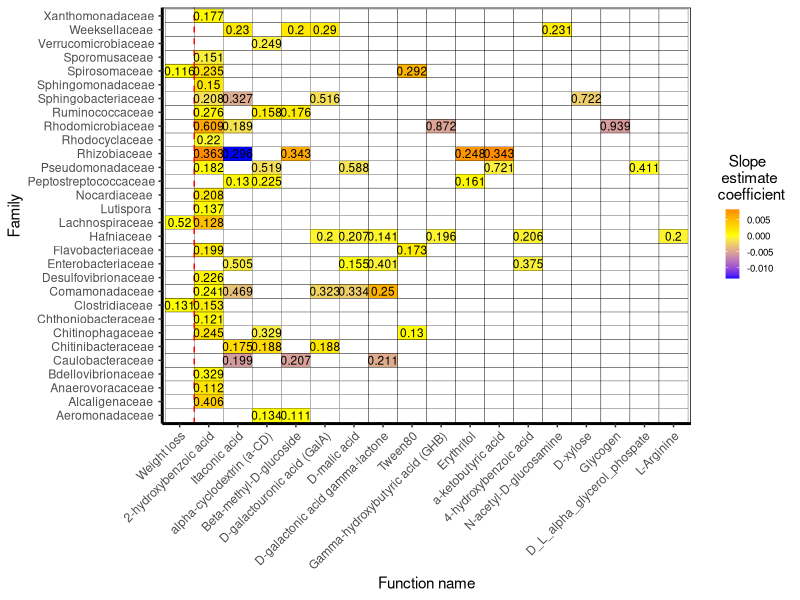

The R source for this figure:
#title: "Fig4_Function_ASV_heatmap.R"
#author: "Dr CG"
#date:"7/7/2025"

# Description:
# This script generates Figure 4 and performs the associated statistical tests.
# Figure 4 is a heatmap depicting the relationships between each bacterial family and each narrow function.

# SETUP
## Load libraries
library(ggplot2)
library(dplyr)
library(tidyr)
library(dplyr)
library(plyr)

## set saving parameters
OUTPATH=paste(getwd(), "/output_tables", sep='')
date=Sys.Date()

## Set plotting parameters
Theme=theme_classic(base_size=11, base_family="Helvetica") +
  theme(axis.line = element_line(linewidth = 1, colour = "black", linetype = "solid")) +
  theme(plot.title = element_text(size = 12))+ theme(panel.border=element_rect(fill=NA))
Theme2=Theme+ theme(legend.position="none") + theme(panel.border=element_rect(fill=NA))

## Load tables
#XXXX from taxa4_run ## MAKE IT
select.model.results.all=read.table('output_tables/ASVfundiv.select.all2025-04-15.txt', header=TRUE)

## Correct function names
select.model.results.all$funct_name=as.character(select.model.results.all$funct_name)
select.model.results.all[which(select.model.results.all$funct_name=='alpha_keto_butyric_acid'),
                         which(colnames(select.model.results.all)=='funct_name')]='a-ketobutyric acid'
select.model.results.all[which(select.model.results.all$funct_name=='alpha_cyclodextrin'),
                         which(colnames(select.model.results.all)=='funct_name')]='alpha-cyclodextrin (a-CD)'
select.model.results.all[which(select.model.results.all$funct_name=='Beta_methyl_D_glucoside'),
                         which(colnames(select.model.results.all)=='funct_name')]='Beta-methyl-D-glucoside'
select.model.results.all[which(select.model.results.all$funct_name=='I_Erytritol'),
                         which(colnames(select.model.results.all)=='funct_name')]='Erythritol'
select.model.results.all[which(select.model.results.all$funct_name=='four_hydroxy_benzoic_Acid'),
                         which(colnames(select.model.results.all)=='funct_name')]='4-hydroxybenzoic acid'
select.model.results.all[which(select.model.results.all$funct_name=='D_galactouronic_acid'),
                         which(colnames(select.model.results.all)=='funct_name')]='D-galactouronic acid (GalA)'
select.model.results.all[which(select.model.results.all$funct_name=='D_galactonic_acid_gama_lactone'),
                         which(colnames(select.model.results.all)=='funct_name')]='D-galactonic acid gamma-lactone'
select.model.results.all[which(select.model.results.all$funct_name=='D_L_alpha_glycerol_phosphate'),
                         which(colnames(select.model.results.all)=='funct_name')]='DL-a-glycerol phosphate'
select.model.results.all[which(select.model.results.all$funct_name=='D_malic_Acid'),
                         which(colnames(select.model.results.all)=='funct_name')]='D-malic acid'
select.model.results.all[which(select.model.results.all$funct_name=='Gamma_hydroxybutyric_Acid'),
                         which(colnames(select.model.results.all)=='funct_name')]='Gamma-hydroxybutyric acid (GHB)'
select.model.results.all[which(select.model.results.all$funct_name=='Glucose_1_phosphate'),
                         which(colnames(select.model.results.all)=='funct_name')]='Glucose-1-phosphate (G-1-P)'
select.model.results.all[which(select.model.results.all$funct_name=='Itaconic_Acid'),
                         which(colnames(select.model.results.all)=='funct_name')]='Itaconic acid'
select.model.results.all[which(select.model.results.all$funct_name=='L_Arginine'),
                         which(colnames(select.model.results.all)=='funct_name')]='L-Arginine'
select.model.results.all[which(select.model.results.all$funct_name=='L_threonine'),
                         which(colnames(select.model.results.all)=='funct_name')]='L-threonine'
select.model.results.all[which(select.model.results.all$funct_name=='N_acetyl_D_glucosamine'),
                         which(colnames(select.model.results.all)=='funct_name')]='N-acetyl-D-glucosamine'
select.model.results.all[which(select.model.results.all$funct_name=='two_hydroxy_benzoic_Acid'),
                         which(colnames(select.model.results.all)=='funct_name')]='2-hydroxybenzoic acid'
select.model.results.all[which(select.model.results.all$funct_name=='W_Change'),
                         which(colnames(select.model.results.all)=='funct_name')]='Weight loss'
select.model.results.all[which(select.model.results.all$funct_name=='D_xylose'),
                         which(colnames(select.model.results.all)=='funct_name')]='D-xylose'

## Order 
select.model.results.all$funct_name=factor(select.model.results.all$funct_name, 
                                           levels=c('Weight loss', '2-hydroxybenzoic acid',
                                                    'Itaconic acid', 
                                                    'alpha-cyclodextrin (a-CD)',
                                                    'Beta-methyl-D-glucoside',
                                                    'D-galactouronic acid (GalA)',
                                                    'D-malic acid',
                                                    'D-galactonic acid gamma-lactone',    
                                                    'Tween80',
                                                    'Gamma-hydroxybutyric acid (GHB)', 
                                                    'Erythritol',
                                                    'a-ketobutyric acid',
                                                    '4-hydroxybenzoic acid',
                                                    'Glucose-1-phosphate (G-1-P)',
                                                    'N-acetyl-D-glucosamine',
                                                    'D-xylose',
                                                    'Glycogen',
                                                    'D_L_alpha_glycerol_phospate',
                                                    'L-Arginine',
                                                    'L-threonine'))

# PLOT
select.model.results.family = ddply(select.model.results.all, .(funct_name, Family), 
                                    summarise,  meanR2=mean(as.numeric(R2)), 
                                    meanSlope=mean(Slope_Estimate))
full_grid <- expand_grid(
  funct_name = unique(select.model.results.family$funct_name),
  Family = unique(select.model.results.family$Family))

complete_data <- full_grid %>%
  left_join(select.model.results.family, by = c("funct_name", "Family"))

fig_funct_ASVfam_labels=ggplot(data=complete_data, aes(x=funct_name, y=Family))+ 
  geom_tile(aes(fill=meanSlope), color='black') + 
  Theme + 
  scale_fill_gradient2(name='Slope \n estimate \n coefficient', low='blue', mid='yellow', high='red', na.value='white') +
  theme(axis.text.x=element_text(angle=45, vjust=1, hjust=1), 
        axis.text.y=element_text(angle=0, vjust=0.5, hjust=0.95),
        legend.key.size=unit(10,'pt'), 
        legend.text=element_text(size=7),
        legend.title.align=0.5) + 
  xlab('Function name') +
  geom_vline(aes(xintercept=1.5), color='red', linetype='dashed') +
  geom_text(aes(label=round(as.numeric(meanR2), digits=3)), size=3) 

plot(fig_funct_ASVfam_labels)  
